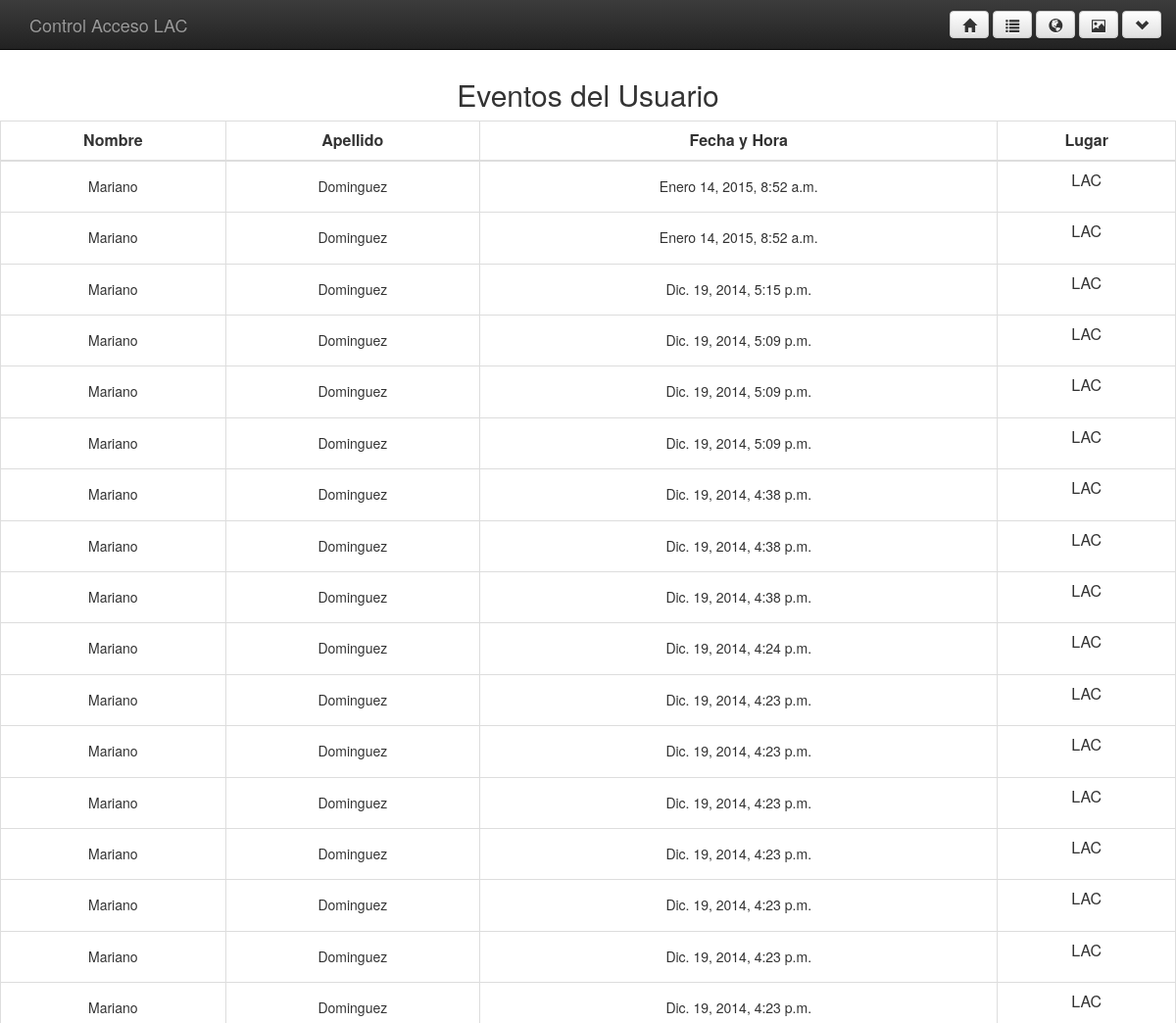
The page /eventosUsuario/30 (signed in, upper part) on the database as committed earlier.
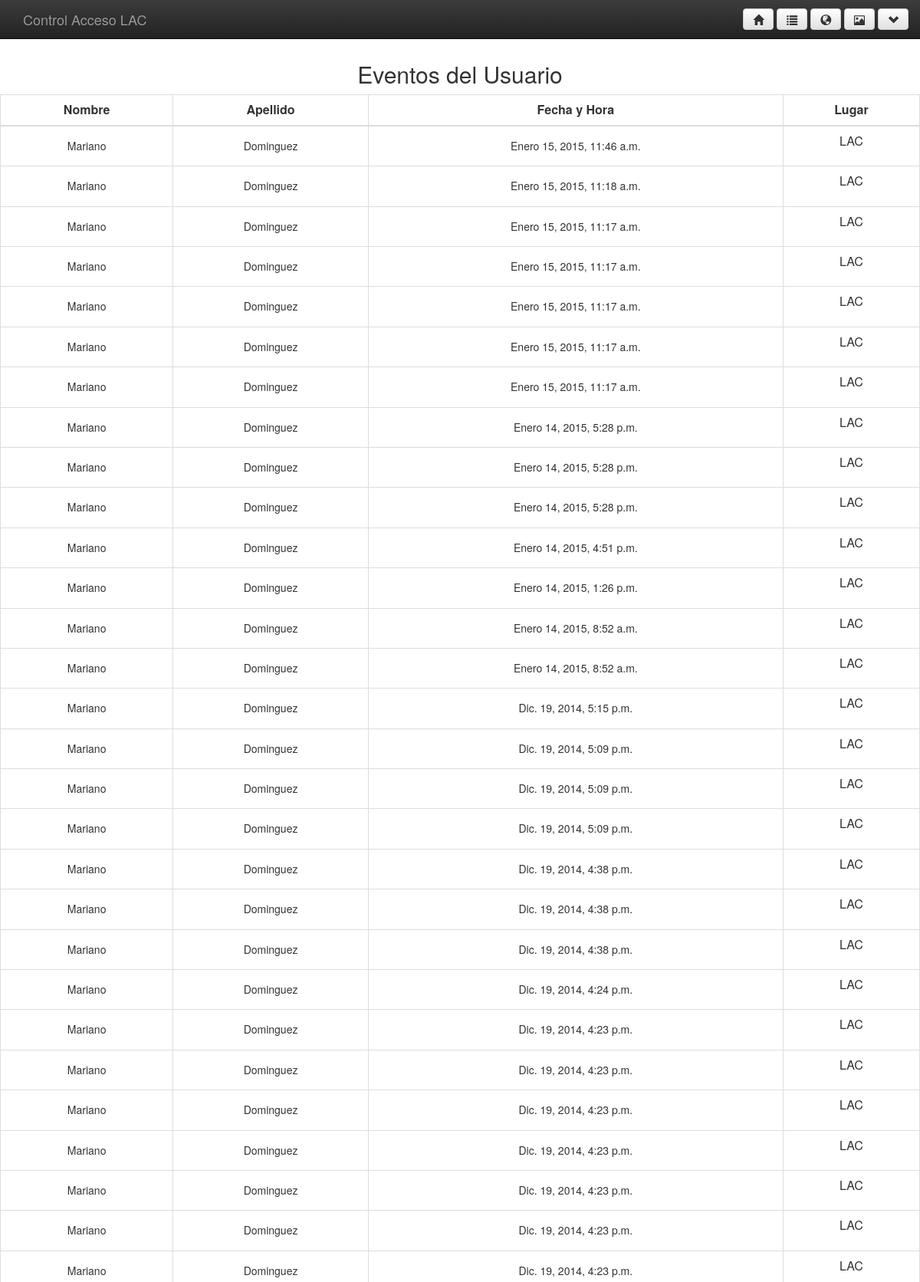
The same page on the database as committed later.
### control/models.py (models this page shows)
class Eventos_dj(models.Model):
    id = models.AutoField(primary_key=True)
    id_usuario_eventos= models.IntegerField()
    nombres_eventos = models.CharField(max_length=50)
    apellidos_eventos = models.CharField(max_length=50)
    fechayhora_eventos = models.DateTimeField()
    lugar_eventos= models.CharField(max_length=50)

### control/views.py (the view)
# urls.py: url(r'^eventosUsuario/(?P<id_usuario>\d+)$', 'control.views.mostrarEventosUsuario', name='eventosUsuario'),
@login_required()
def mostrarEventosUsuario(request,id_usuario):
    eventos = Eventos_dj.objects.filter(id_usuario_eventos=id_usuario).order_by('-id')
    return render_to_response('eventosUsuario.html',{'usuarios': eventos })

### login/templates/eventosUsuario.html
{% include 'base2.html' %}
<center><h2>Eventos del Usuario</h2></center>
<table  class="table table-hover table-bordered">
<thead>
<tr>
<th><center>Nombre</center></th>
<th><center>Apellido</center></th>
<th><center>Fecha y Hora</center></th>
<th><center>Lugar</center></th>
</tr>
</thead>
<tbody>
{% for usuario in usuarios %}
<tr>
<td align='center'><h5>{{ usuario.nombres_eventos }}</h5></td>
<td align='center'><h5>{{ usuario.apellidos_eventos }}</h5></td>
<td align='center'><h5>{{ usuario.fechayhora_eventos }}</h5></td>
<td align='center'><h>{{ usuario.lugar_eventos }}</h5></td>
{% endfor %}
</tbody>
</table>

### login/templates/base2.html (shortened to what this page needs)
{% load static %}
{% autoescape off %}
<html>
<head>
        <link rel="stylesheet" href="{% static "css/bootstrap.min.css" %}">
        <link rel="stylesheet" href="{% static "css/bootstrap-theme.min.css" %}">
        <link rel="stylesheet" href="{% static "css/main.css" %}">
</head>
<body>
    <div class="navbar navbar-inverse navbar-fixed-top" role="navigation">
      <div class="container">
            <div class="navbar-header">
                <a class="navbar-brand" href="#">Control Acceso LAC</a>
             </div>
    <ul class="nav navbar-nav navbar-right" style="margin-top:1%">
          <div class="btn-group">
            <a href="{% url 'home' %}">
            <button type="button" class="btn btn-default" title="Inicio">
                <span class="glyphicon glyphicon-home"></span>
            </button>
            <a href="{% url 'tablaEventos' %}">
            <button type="button" class="btn btn-default" title="Ver Eventos">
                <span class="glyphicon glyphicon-list"></span>
            </button>
            </a>
            <a href="/tablaWebEventos">
            <button type="button" class="btn btn-default" title="Ver Eventos Web">
                <span class="glyphicon glyphicon-globe"></span>
            </button>
            </a>
            <a href="{% url 'showphoto' %}">
            <button type="button" class="btn btn-default" title="Ver Imagenes">
                <span class="glyphicon glyphicon-picture"></span>
            </button>
            </a>
<span class="dropdown">
    <button class="btn btn-default dropdown-toggle" type="button" id="dropdownMenu1" data-toggle="dropdown" aria-expanded="true">
                 <span><span class="glyphicon glyphicon-chevron-down "></span></span>
    </button>
</span>
          </div>
    </ul>
            </div>
      </div>
</body>
</html>
{% endautoescape %}

### login/templates/base2.html (style rules this page uses)
body { padding-top: 5%; }

Rows that differ between the two databases and show on the page:
added Eventos_dj: nombres_eventos "Mariano", apellidos_eventos "Dominguez", fechayhora_eventos "Enero 15, 2015, 11:46 a.m.", lugar_eventos "LAC"
added Eventos_dj: nombres_eventos "Mariano", apellidos_eventos "Dominguez", fechayhora_eventos "Enero 15, 2015, 11:18 a.m.", lugar_eventos "LAC"
added Eventos_dj: nombres_eventos "Mariano", apellidos_eventos "Dominguez", fechayhora_eventos "Enero 15, 2015, 11:17 a.m.", lugar_eventos "LAC"
added Eventos_dj: nombres_eventos "Mariano", apellidos_eventos "Dominguez", fechayhora_eventos "Enero 15, 2015, 11:17 a.m.", lugar_eventos "LAC"
added Eventos_dj: nombres_eventos "Mariano", apellidos_eventos "Dominguez", fechayhora_eventos "Enero 15, 2015, 11:17 a.m.", lugar_eventos "LAC"
added Eventos_dj: nombres_eventos "Mariano", apellidos_eventos "Dominguez", fechayhora_eventos "Enero 15, 2015, 11:17 a.m.", lugar_eventos "LAC"
added Eventos_dj: nombres_eventos "Mariano", apellidos_eventos "Dominguez", fechayhora_eventos "Enero 15, 2015, 11:17 a.m.", lugar_eventos "LAC"
added Eventos_dj: nombres_eventos "Mariano", apellidos_eventos "Dominguez", fechayhora_eventos "Enero 14, 2015, 5:28 p.m.", lugar_eventos "LAC"
added Eventos_dj: nombres_eventos "Mariano", apellidos_eventos "Dominguez", fechayhora_eventos "Enero 14, 2015, 5:28 p.m.", lugar_eventos "LAC"
added Eventos_dj: nombres_eventos "Mariano", apellidos_eventos "Dominguez", fechayhora_eventos "Enero 14, 2015, 5:28 p.m.", lugar_eventos "LAC"
added Eventos_dj: nombres_eventos "Mariano", apellidos_eventos "Dominguez", fechayhora_eventos "Enero 14, 2015, 4:51 p.m.", lugar_eventos "LAC"
added Eventos_dj: nombres_eventos "Mariano", apellidos_eventos "Dominguez", fechayhora_eventos "Enero 14, 2015, 1:26 p.m.", lugar_eventos "LAC"
